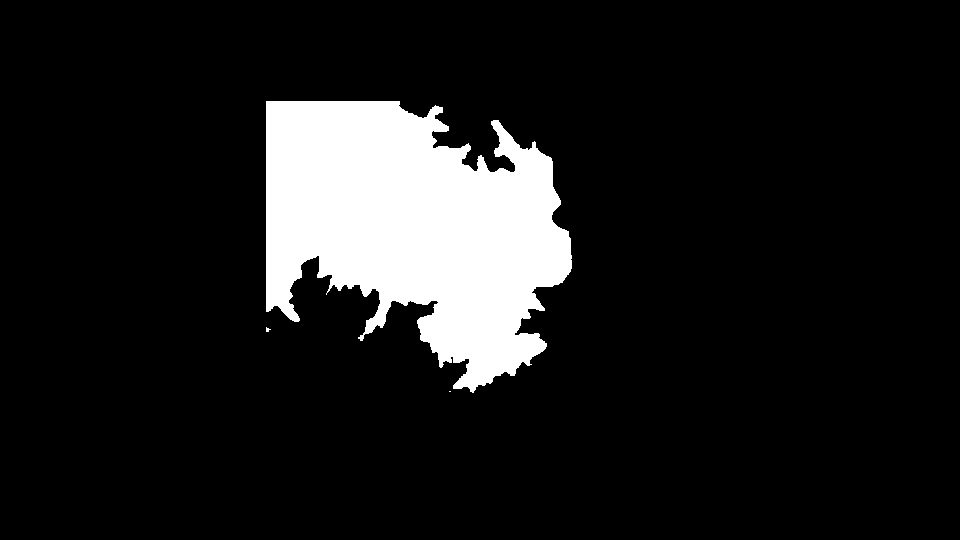
#> input picture testcorner_blackandwhite.png, 960 x 540 px
$ jupyter execute plot_skeleton_custom.ipynb   (shell and % lines are left out)
#> lines starting #> are read from the running program, lines starting #| are printed output that depends on the picture; after the words box and inside, x2 and y2 are one past the last pixel; in counts of white or black regions, pixels touching at a corner belong together
[cell 1]

from skimage.morphology import skeletonize
from skimage import data
import matplotlib.pyplot as plt
from skimage.util import invert

from skimage.morphology import medial_axis

import cv2 as cv

from skimage.morphology import thin

[cell 2]
# Generate the data
#blobs = data.binary_blobs(200, blob_size_fraction=.2, volume_fraction=.35, seed=1)

#read 3D rbg image as 2D greyscale nparray
blobs = cv.imread(cv.samples.findFile("../testcorner_blackandwhite.png"),0)
#> blobs: shape (540, 960); 11.3% white; 3 white regions (2 under 20 px), largest, box (x1, y1, x2, y2) and area: (266, 101, 572, 393) 58770
# last parameter 0 = greyscale 1 = color -1 = unchanged

#convert data from int to np bool
blobs = blobs > 127

# Compute the medial axis (skeleton) and the distance transform
skel, distance = medial_axis(blobs, return_distance=True)
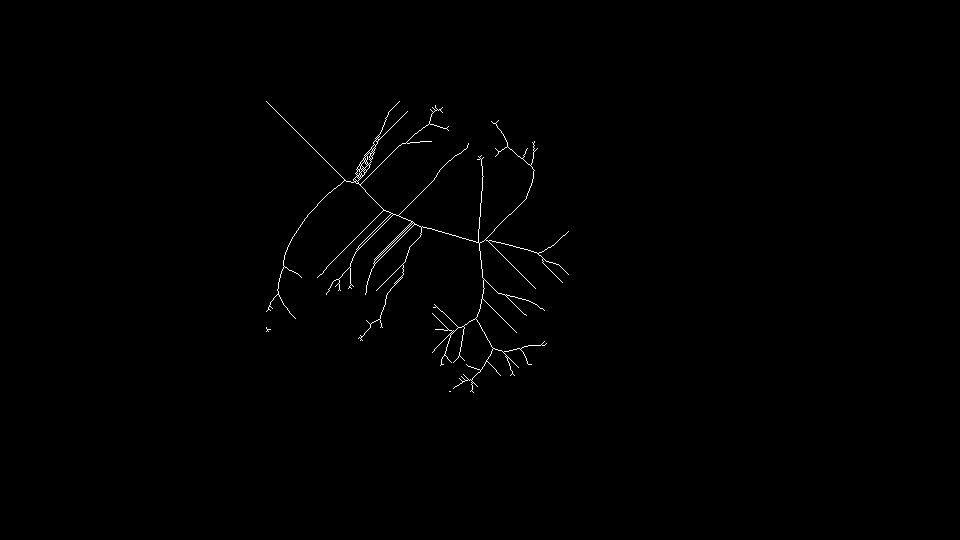
#> skel: shape (540, 960) bool; 0.48% white in thin lines or dots, all inside (x1, y1, x2, y2) = (266, 101, 569, 393)
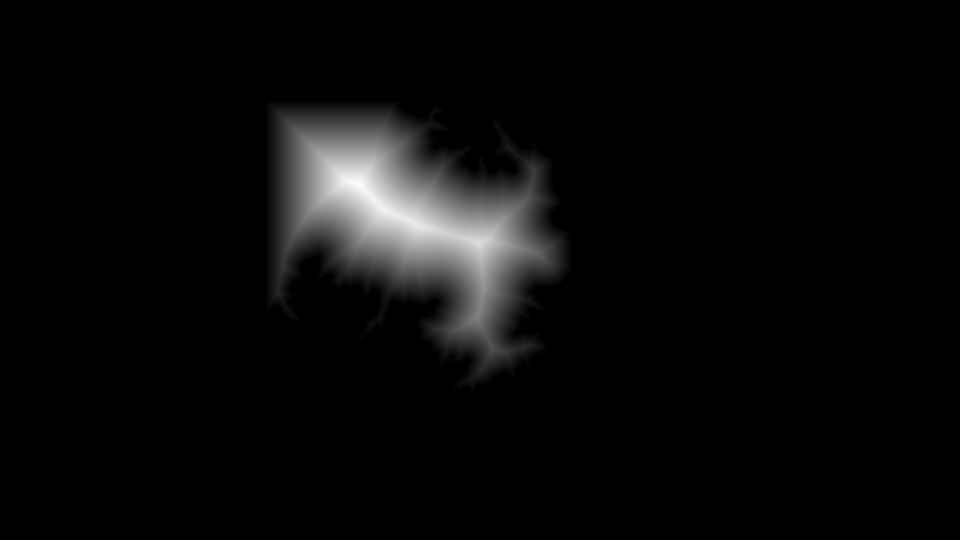
#> distance: shape (540, 960) float64; min 0, max 83, mean 3.2; drawn with min black and max white

# Compare with other skeletonization algorithms
skeleton = skeletonize(blobs)
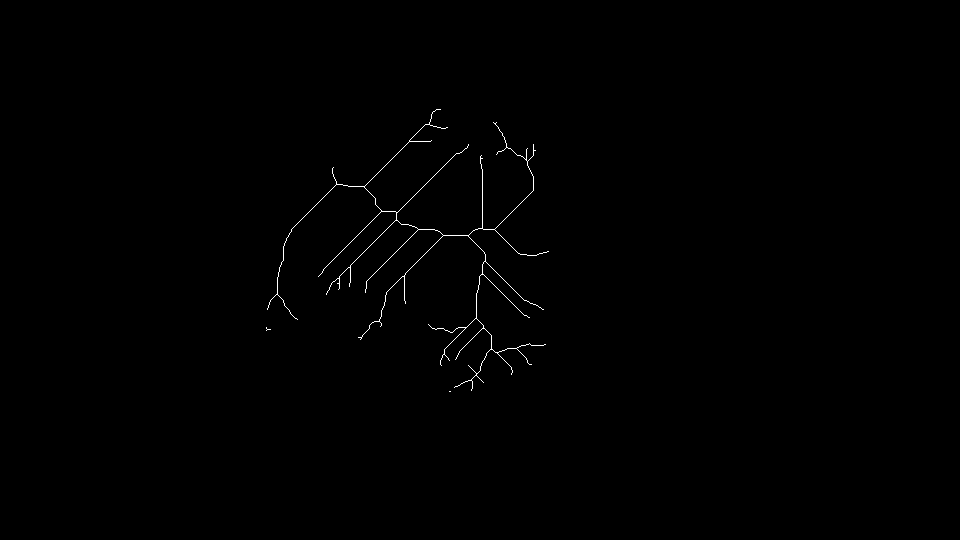
#> skeleton: shape (540, 960) bool; 0.34% white in thin lines or dots, all inside (x1, y1, x2, y2) = (266, 109, 549, 392)
skeleton_lee = skeletonize(blobs, method='lee')
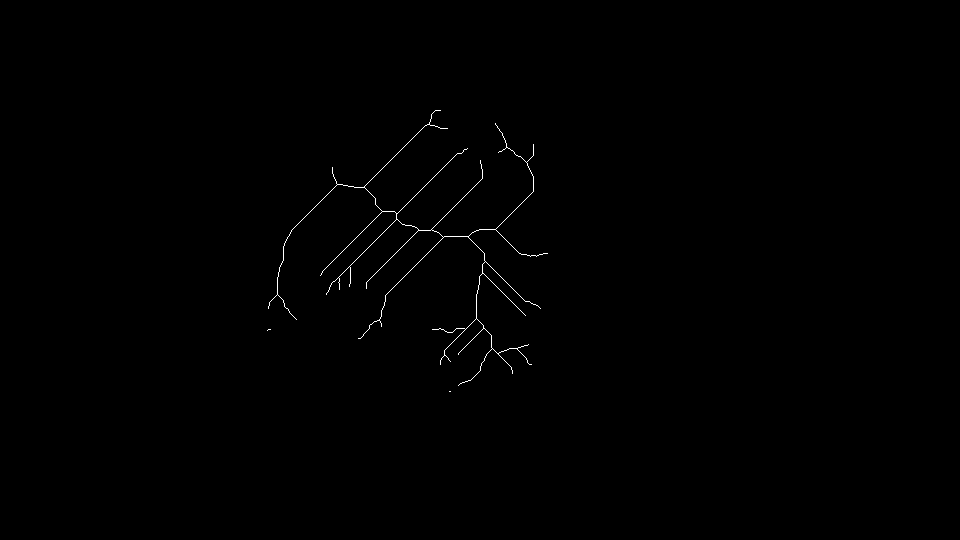
#> skeleton_lee: shape (540, 960) bool; 0.3% white in thin lines or dots, all inside (x1, y1, x2, y2) = (267, 110, 548, 392)

# Distance to the background for pixels of the skeleton
dist_on_skel = distance * skel

fig, axes = plt.subplots(2, 2, figsize=(8, 8), sharex=True, sharey=True)
ax = axes.ravel()

ax[0].imshow(blobs, cmap=plt.cm.gray)
ax[0].set_title('original')
ax[0].axis('off')

ax[1].imshow(dist_on_skel, cmap='hot')
ax[1].contour(blobs, [0.5], colors='w')
ax[1].set_title('medial_axis')
ax[1].axis('off')

ax[2].imshow(skeleton, cmap=plt.cm.gray)
ax[2].set_title('skeletonize')
ax[2].axis('off')

ax[3].imshow(skeleton_lee, cmap=plt.cm.gray)
ax[3].set_title("skeletonize (Lee 94)")
ax[3].axis('off')

fig.tight_layout()
plt.show()
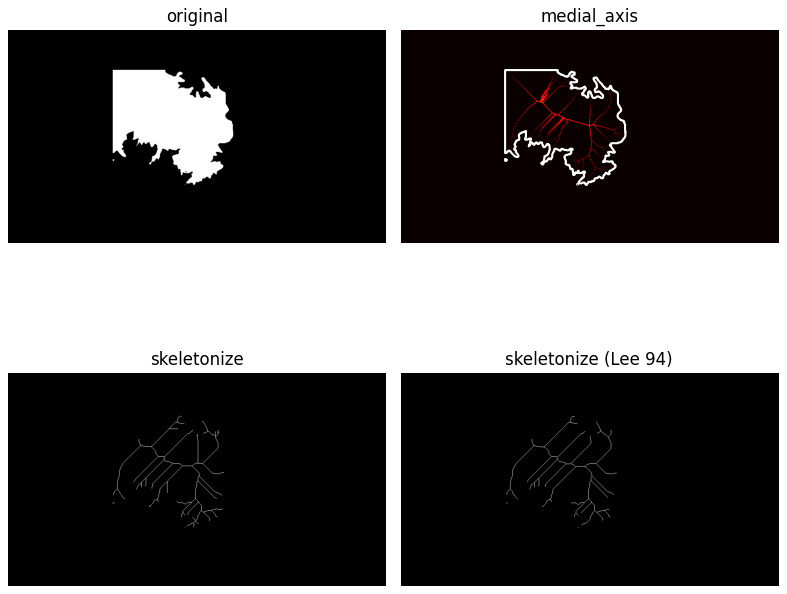
#> figure drawn by matplotlib, 4 panels

cv.imwrite('lake_medial_axis.png', dist_on_skel * 255)
cv.imwrite('lake_skeleton.png', skeleton * 255)
cv.imwrite('lake_skeleton_lee94.png', skeleton_lee )
#> Out = True

[cell 3]
thinned = thin(blobs)
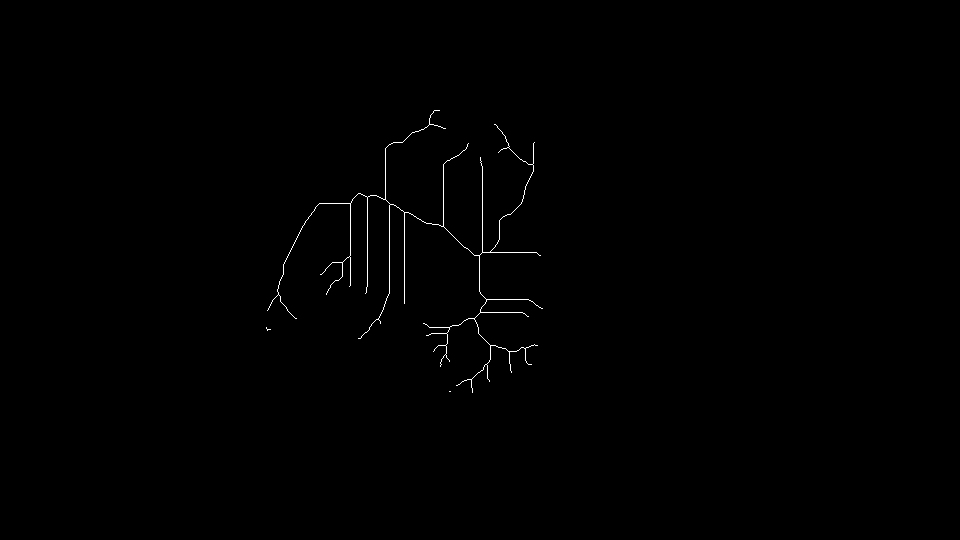
#> thinned: shape (540, 960) bool; 0.35% white in thin lines or dots, all inside (x1, y1, x2, y2) = (266, 110, 543, 393)
thinned_partial = thin(blobs, max_iter=10)
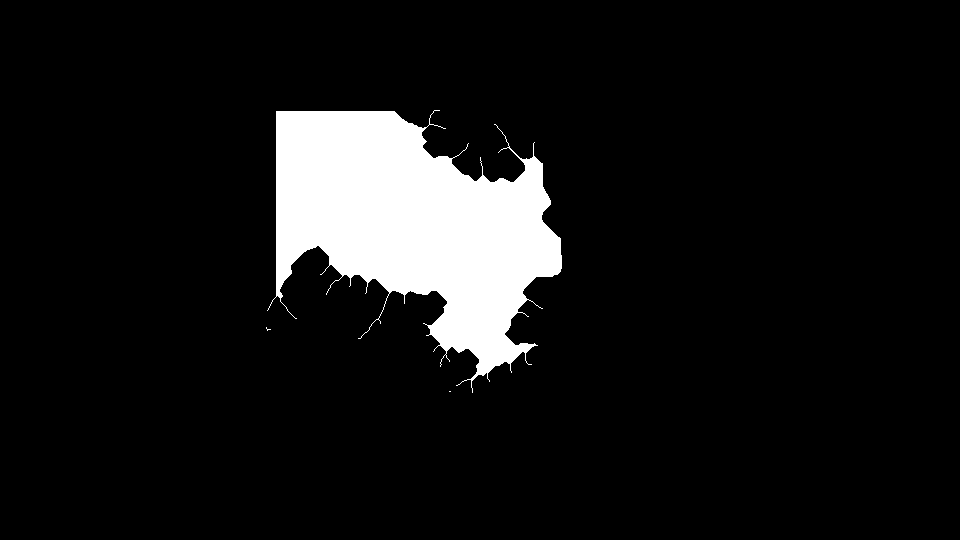
#> thinned_partial: shape (540, 960) bool; 8.7% white; 3 white regions (2 under 20 px), largest, box (x1, y1, x2, y2) and area: (267, 110, 562, 393) 45263

fig, axes = plt.subplots(2, 1, figsize=(8, 8), sharex=True, sharey=True)
#fig, axes = plt.subplots(1, 2)
ax = axes.ravel()


ax[0].imshow(thinned, cmap=plt.cm.gray)
ax[0].set_title('thinned')
ax[0].axis('off')

ax[1].imshow(thinned_partial, cmap=plt.cm.gray)
ax[1].set_title('partially thinned')
ax[1].axis('off')

fig.tight_layout()
plt.show()

cv.imwrite('lake_thinned.png', thinned * 255)
cv.imwrite('lake_thinned_partial.png', thinned_partial * 255)
#> Out = True

$ run again, with lake_blackandwhite.png copied over testcorner_blackandwhite.png
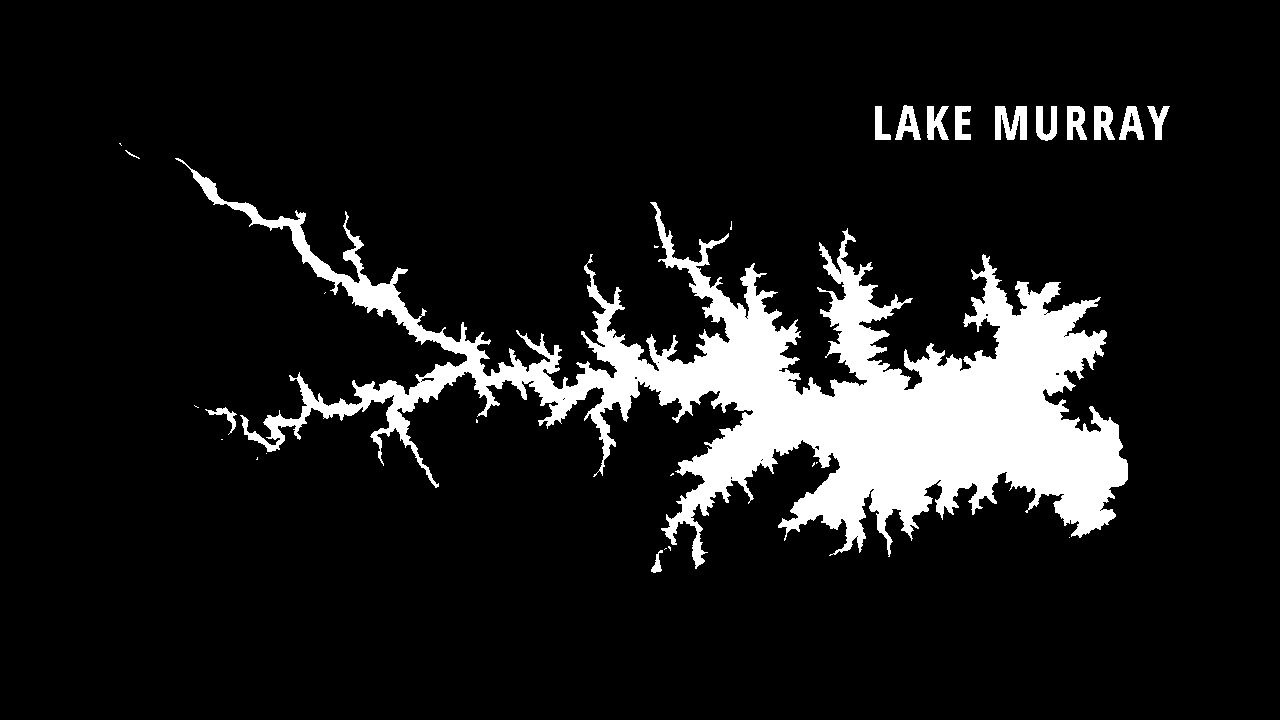
#> input picture lake_blackandwhite.png, 1280 x 720 px
#> skel: shape (720, 1280) bool; 1.2% white in thin lines or dots, all inside (x1, y1, x2, y2) = (119, 106, 1170, 572)
#> skeleton: shape (720, 1280) bool; 1% white in thin lines or dots, all inside (x1, y1, x2, y2) = (119, 106, 1170, 571)
#> skeleton_lee: shape (720, 1280) bool; 0.86% white in thin lines or dots, all inside (x1, y1, x2, y2) = (120, 108, 1166, 569)
#> `plt.show()`:
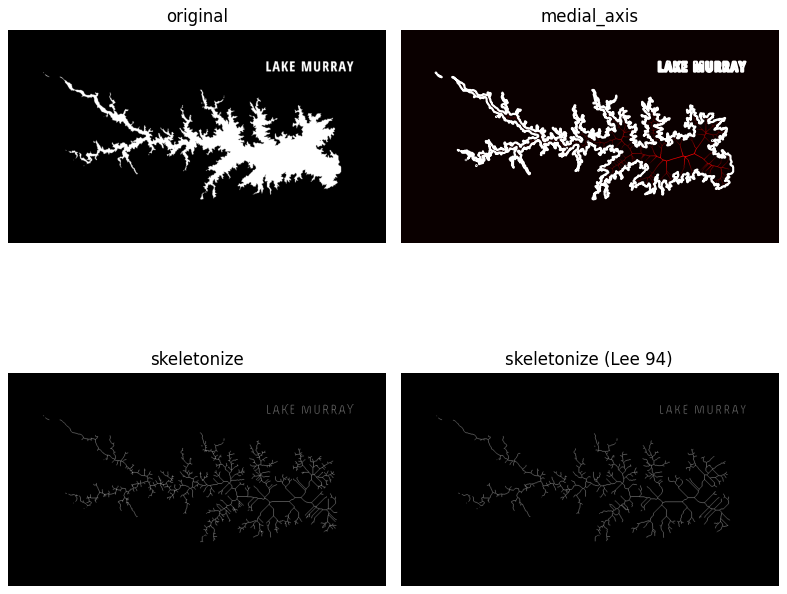
#> figure drawn by matplotlib, 4 panels
#> `cv.imwrite('lake_skeleton_lee94.png', skeleton_lee )`: Out = True
#> thinned: shape (720, 1280) bool; 1.1% white in thin lines or dots, all inside (x1, y1, x2, y2) = (119, 106, 1170, 570)
#> `thinned_partial = thin(blobs, max_iter=10)`:
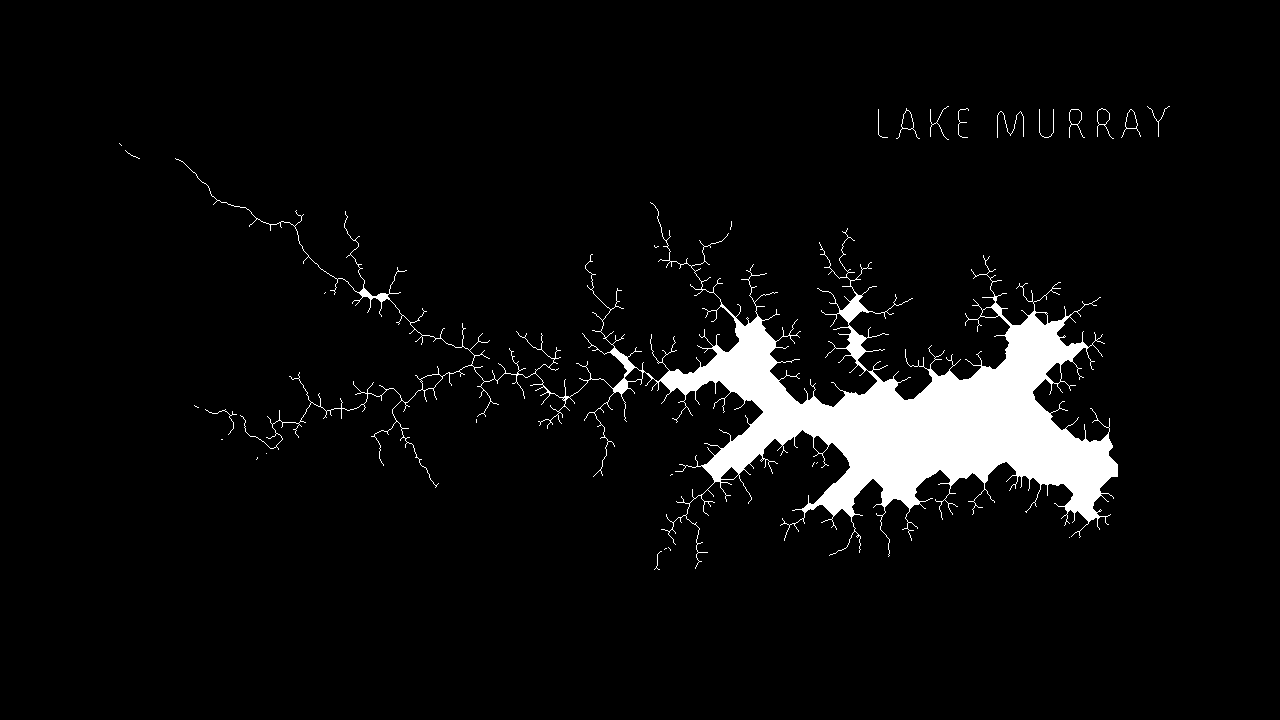
#> thinned_partial: shape (720, 1280) bool; 5.2% white; 29 white regions (16 under 20 px), largest, box (x1, y1, x2, y2) and area: (175, 158, 1118, 569) 46831, (997, 111, 1024, 138) 100, (896, 108, 920, 139) 72
